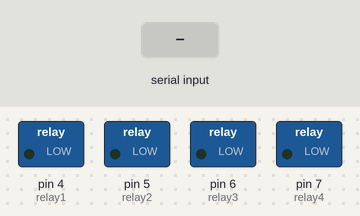
A sketch run on a simulated Arduino Uno, built with avr-gcc and run on an emulated ATmega328P. Shown: switched loads named in the sketch (green lamp = pin HIGH). The inputs (shaded band) are chosen by the test bench.

Above: at 1.2 s.
1.3 s: "0" received over the second serial link
At 1.8 s:
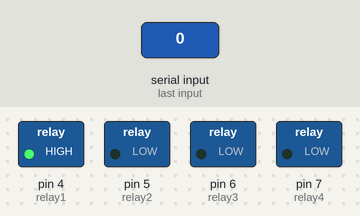
2.8 s: "1" received over the second serial link
At 4.0 s:
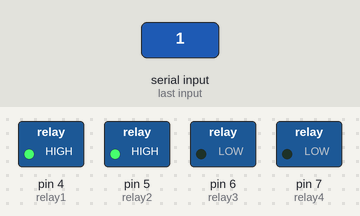
4.3 s: "2" received over the second serial link
At 5.3 s:
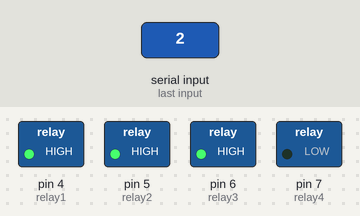
5.8 s: "3" received over the second serial link
At 6.4 s:
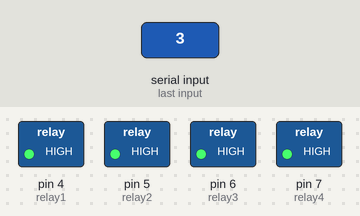
7.3 s: "4" received over the second serial link
At 7.6 s:
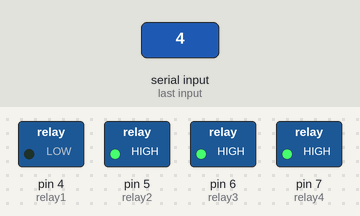
8.8 s: "5" received over the second serial link
At 9.9 s:
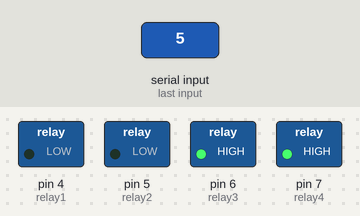
Timing chart, 0 to 11.3 s (numbered marks = the images above; inputs shaded):
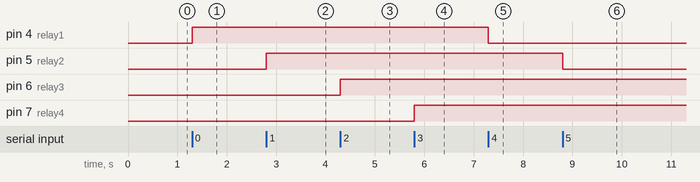

Measured:
- after the input at 1.3 s, pin 4 (relay1): LOW → HIGH at once
- after the input at 2.8 s, pin 5 (relay2): LOW → HIGH at once
- after the input at 4.3 s, pin 6 (relay3): LOW → HIGH at once
- after the input at 5.8 s, pin 7 (relay4): LOW → HIGH at once
- after the input at 7.3 s, pin 4 (relay1): HIGH → LOW at once
- after the input at 8.8 s, pin 5 (relay2): HIGH → LOW at once

The sketch:

home_automation.ino
```cpp
#include<SoftwareSerial.h>
#define TxD 3
#define RxD 2
#define relay1 4
#define relay2 5
#define relay3 6
#define relay4 7
SoftwareSerial blue(TxD,RxD);
void setup() {
  // put your setup code here, to run once:
blue.begin(9600);
Serial.begin(9600);
pinMode(relay1,OUTPUT);
pinMode(relay2,OUTPUT);
pinMode(relay3,OUTPUT);
pinMode(relay4,OUTPUT);
digitalWrite(relay1,LOW);
digitalWrite(relay2,LOW);
digitalWrite(relay3,LOW);
digitalWrite(relay4,LOW);

}

void loop() {
  // put your main code here, to run repeatedly:
char a;
if(blue.available())
{
  a=blue.read();
  if(a=='0')
  {
       digitalWrite(relay1,HIGH);
//       break;
  }
   if(a=='1')
   {
       digitalWrite(relay2,HIGH);
//       break;
   }
   if(a=='2')
   {
        digitalWrite(relay3,HIGH);
//        break;
   }
   if(a=='3')
   {
        digitalWrite(relay4,HIGH);
//        break;
   }
   if(a=='4')
   {
        digitalWrite(relay1,LOW);
     //   break;
   }
   if(a=='5')
   {
        digitalWrite(relay2,LOW);
//       break;
   }
   if(a=='6')
   {
        digitalWrite(relay3,LOW);
//        break;
   }
   if(a=='7')
   {
        digitalWrite(relay4,LOW);
//        break;
   }
   if(a=='8')
   {
        digitalWrite(relay1,LOW);
        digitalWrite(relay2,LOW);
        digitalWrite(relay3,LOW);
        digitalWrite(relay4,LOW);
//        break;
   }
   if(a=='9')
   {
        digitalWrite(relay1,HIGH);
        digitalWrite(relay2,HIGH);
        digitalWrite(relay3,HIGH);
        digitalWrite(relay4,HIGH);
       // break;
   }
}
}
```
